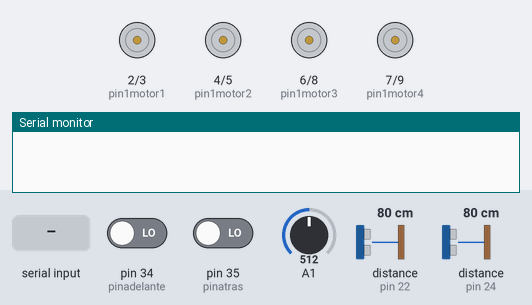
Bench run of a sketch on a simulated Arduino Mega 2560, built with avr-gcc and run on an emulated ATmega2560. Shown: motor-driver pin pairs drawn as motors (green arrow = first pin HIGH = forward, orange = second pin HIGH = backward, longer = more drive), the last lines printed to the serial monitor. Wiring (inferred from the names in the program): 2 × ultrasonic range finder: trigger pin 23, echo pin 22 / trigger pin 25, echo pin 24. Inputs (shaded band) come from the test bench; at power-on: pin 34 (pinadelante) LOW, pin 35 (pinatras) LOW, A1 = 512, distance to the obstacle (sensors on pin 22, pin 24) 80 cm. The echo pulse lasts 58.3 µs per cm.

Above: at 1.2 s.
1.3 s: pin 34 (pinadelante) driven HIGH
At 2.2 s:
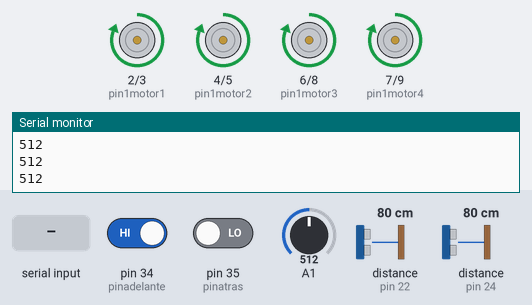
3.0 s: pin 35 (pinatras) driven HIGH
At 4.2 s:
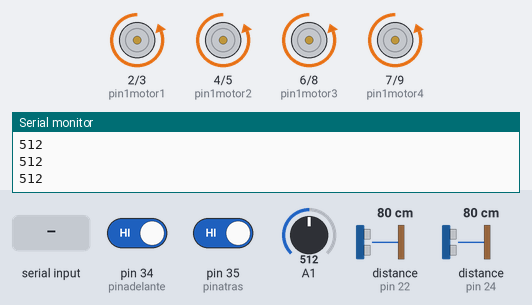
4.6 s: "A" received over the second serial link
At 4.94 s:
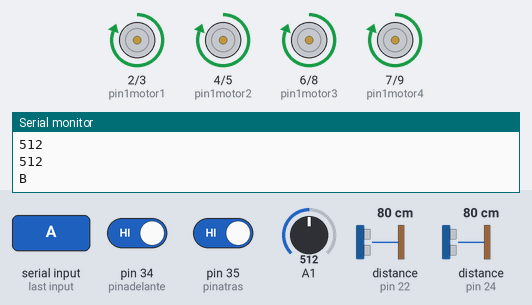
6.3 s: "C" received over the second serial link
7.8 s: pin 35 (pinatras) driven LOW
At 8.7 s:
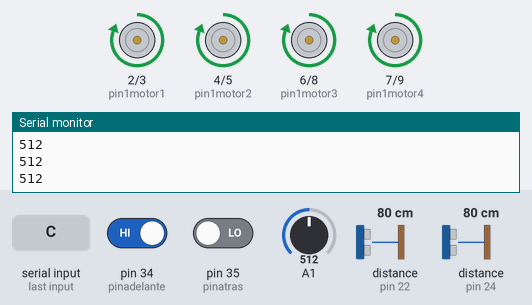
9.4 s: pin 34 (pinadelante) driven LOW
At 10.7 s:
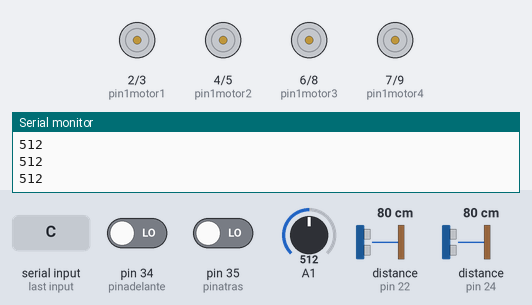
Timing chart, 0 to 12.0 s (numbered marks = the images above; inputs shaded):
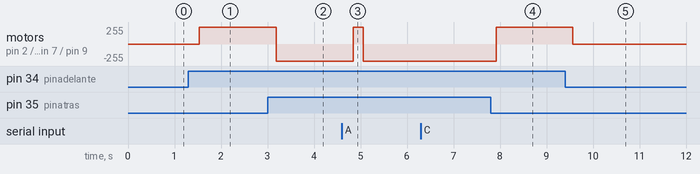

The sketch:

Vehiculo_Profe_German.ino
```cpp
   /*
HY-SRF05 / 04              SENSOR ULTRASONICO
Connections:
Vcc -> 5 V
Trig -> pin 13 (digital pin)
Echo -> pin 12 (digital pin)
Out ->
GND -> GND

HC-05                     MODULO BLUETHOOTH
CONEXIONES
STATE >>
RX  >> TX ARDUINO (11, PIN DIGITAL)
TX  >> RX ARDUINO (10, PIN DIGITAL)
GND >> GND
5V  >> 5V
EN  >>
*/

int valorPulsador1 = 0;
int valorPulsador2 = 0;

const unsigned int TRIG_PIN1=23;
const unsigned int ECHO_PIN1=22;
const unsigned int TRIG_PIN2=25;
const unsigned int ECHO_PIN2=24;
const unsigned int BAUD_RATE=57600;
int d1;
int d2;

#include <SoftwareSerial.h>
const int pin1motor1=2;
const int pin2motor1=3;
const int pin1motor2=4;
const int pin2motor2=5;
const int pin1motor3=6;
const int pin2motor3=8;
const int pin1motor4=7;
const int pin2motor4=9;
const int pinadelante=34;
const int pinatras=35;

int pwm1;     //Velocidades de los motores
int pwm2;
int comando;
bool b1;
bool b2;
SoftwareSerial blue(10,11);

void setup() {
  pinMode(TRIG_PIN1, OUTPUT);
  pinMode(ECHO_PIN1, INPUT);
  pinMode(TRIG_PIN2, OUTPUT);
  pinMode(ECHO_PIN2, INPUT);
  Serial.begin(BAUD_RATE);

  Serial.begin(57600);
  blue.begin(9600);
  pinMode(pin1motor1, OUTPUT);
  pinMode(pin2motor1, OUTPUT);
  pinMode(pin1motor2, OUTPUT);
  pinMode(pin2motor2, OUTPUT);
  pinMode(pin1motor3, OUTPUT);
  pinMode(pin2motor3, OUTPUT);
  pinMode(pin1motor4, OUTPUT);
  pinMode(pin2motor4, OUTPUT);
  pinMode(pinadelante, INPUT);
  pinMode(pinatras, INPUT);
}

void loop() {
medir_distancia1();
medir_distancia2();

b1= digitalRead(pinadelante);
b2= digitalRead(pinatras);

 // see if there's incoming serial data:
  if (blue.available() > 0) {
    // read the oldest byte in the serial buffer:
    int comando = blue.read();

    // action depending on the instruction
    // as well as sending a confirmation back to the app
    switch (comando) {
      case 'Br':
        //lcd.print("Going forward");
        Serial.println("A");
        adelante();
        break;
      case 'A':
        Serial.println("B");
       atras();
        break;
      case 'C':
        Serial.println("C");
        if(pwm1<=250){
          pwm1=pwm1+50;}
        if(pwm2>0){
          pwm2=pwm2-50;}
        break;
      case 'D':
        Serial.println("D");
        if(pwm1>0){
          pwm1=pwm1-50;}
        if(pwm2<250){
          pwm2=pwm2+50;}
        break;
      case 'E':
        Serial.println("E");
        pwm1=0;
        pwm2=0;
        break;
      case 'F':
        Serial.println("F");
        pwm1=255;
        pwm2=255;
        break;
      case 'G':
        Serial.println("G");
        if(pwm1<=250){
          pwm1=pwm1+50;}
        if(pwm2<=250){
          pwm2=pwm2+50;}
        if(pwm1>250){
          pwm1=250;}
        if(pwm2>250){
          pwm2=250;}
        break;
      case 'H':
        Serial.println("H");
       if(pwm1>0){
          pwm1=pwm1-50;}
        if(pwm2>0){
          pwm2=pwm2-50;}
        if(pwm1<0){
          pwm1=0;}
        if(pwm2<0){
          pwm2=0;}
        break;
      case 'I':
        Serial.println("I");
        break;
      case 'J':
        Serial.println("J");
        apagar();
        break;
      default:
        // if nothing matches, do nothing
        break;
    }
  }
 else{

if (((b1==HIGH) && (b2==HIGH)) || ((b1==LOW) && (b2==LOW))) {
  apagar(); }

  // Encendemos o apagamos el pin del LED según convenga
  if ((b1 == HIGH) ) {
   int valor = analogRead(1);
    pwm1 = map(valor, 0, 1024, 0,255); //(variable a mapear, valores entrada, valores salida)
    pwm2 = map(valor, 0, 1024, 0,255); //(variable a mapear, valores entrada, valores salida)
         Serial.println(valor);
      atras();      }

  // Encendemos o apagamos el pin del LED según convenga
  if (b2 == HIGH)  {
   int valor = analogRead(1);
    pwm1 = map(valor, 0, 1024, 0,255); //(variable a mapear, valores entrada, valores salida)
    pwm2 = map(valor, 0, 1024, 0,255); //(variable a mapear, valores entrada, valores salida)
       Serial.println(valor);
      adelante();      }

delay(120);
}

}

void adelante(){
    if ((d1<20) || (d2<20)){
    apagar();}
    else {
   //     Serial.println("adelante");
  digitalWrite(pin1motor1, 0);
  digitalWrite(pin2motor1, pwm1);
  digitalWrite(pin1motor2, 0);
  digitalWrite(pin2motor2, pwm2);
  digitalWrite(pin1motor3, 0);
  digitalWrite(pin2motor3, pwm1);
  digitalWrite(pin1motor4, 0);
  digitalWrite(pin2motor4, pwm2);   }  }

void atras(){
     if ((d1<20) || (d2<20)){
     apagar();}
     else {
     //   Serial.println(" atras");
  digitalWrite(pin1motor1, pwm1);
  digitalWrite(pin2motor1, 0);
  digitalWrite(pin1motor2, pwm2);
  digitalWrite(pin2motor2, 0);
  digitalWrite(pin1motor3, pwm1);
  digitalWrite(pin2motor3, 0);
  digitalWrite(pin1motor4, pwm2);
  digitalWrite(pin2motor4, 0);   }   }

void apagar(){
    //Serial.println(" apagar");
  digitalWrite(pin1motor1, 0);
  digitalWrite(pin2motor1, 0);
  digitalWrite(pin1motor2, 0);
  digitalWrite(pin2motor2, 0);
  digitalWrite(pin1motor3, 0);
  digitalWrite(pin2motor3, 0);
  digitalWrite(pin1motor4, 0);
  digitalWrite(pin2motor4, 0);        }

void medir_distancia1(){
  digitalWrite(TRIG_PIN1, LOW);
  delayMicroseconds(2);
  digitalWrite(TRIG_PIN1, HIGH);
  delayMicroseconds(10);
  digitalWrite(TRIG_PIN1, LOW);
  const unsigned long duration1= pulseIn(ECHO_PIN1, HIGH);
  int distance1= duration1/29/2;
//  if(duration1==0){
//   Serial.println("Warning: no pulse from sensor");
//   }
//  else{
//      Serial.print("distance to nearest object:");
//      Serial.println(distance1);
//      Serial.println(" cm");
// }
  d1=distance1;
 delay(100);  }


void medir_distancia2(){
  digitalWrite(TRIG_PIN2, LOW);
  delayMicroseconds(2);
  digitalWrite(TRIG_PIN2, HIGH);
  delayMicroseconds(10);
  digitalWrite(TRIG_PIN2, LOW);
  const unsigned long duration2= pulseIn(ECHO_PIN2, HIGH);
 int distance2= duration2/29/2;
// if(duration2==0){
//   Serial.println("Warning: no pulse from sensor");
//   }
//  else{
//      Serial.print("distance to nearest object:");
//      Serial.println(distance2);
//     Serial.println(" cm");
//  }
  d2=distance2;
 delay(100);
 }
```

Measured:
- after the input at 1.3 s, motor on pin 2 (pin1motor1) / pin 3 (pin2motor1), motor on pin 4 (pin1motor2) / pin 5 (pin2motor2), motor on pin 6 (pin1motor3) / pin 8 (pin2motor3), motor on pin 7 (pin1motor4) / pin 9 (pin2motor4): stopped → forward 255/255 after 0.23 s
- after the input at 3.0 s, motor on pin 2 (pin1motor1) / pin 3 (pin2motor1), motor on pin 4 (pin1motor2) / pin 5 (pin2motor2), motor on pin 6 (pin1motor3) / pin 8 (pin2motor3), motor on pin 7 (pin1motor4) / pin 9 (pin2motor4): forward 255/255 → backward 255/255 after 0.19 s
- after the input at 4.6 s, motor on pin 2 (pin1motor1) / pin 3 (pin2motor1), motor on pin 4 (pin1motor2) / pin 5 (pin2motor2), motor on pin 6 (pin1motor3) / pin 8 (pin2motor3), motor on pin 7 (pin1motor4) / pin 9 (pin2motor4): backward 255/255 → forward 255/255 after 0.24 s, → backward 255/255 0.21 s later
- after the input at 7.8 s, motor on pin 2 (pin1motor1) / pin 3 (pin2motor1), motor on pin 4 (pin1motor2) / pin 5 (pin2motor2), motor on pin 6 (pin1motor3) / pin 8 (pin2motor3), motor on pin 7 (pin1motor4) / pin 9 (pin2motor4): backward 255/255 → forward 255/255 after 0.11 s
- after the input at 9.4 s, motor on pin 2 (pin1motor1) / pin 3 (pin2motor1), motor on pin 4 (pin1motor2) / pin 5 (pin2motor2), motor on pin 6 (pin1motor3) / pin 8 (pin2motor3), motor on pin 7 (pin1motor4) / pin 9 (pin2motor4): forward 255/255 → stopped after 0.17 s
